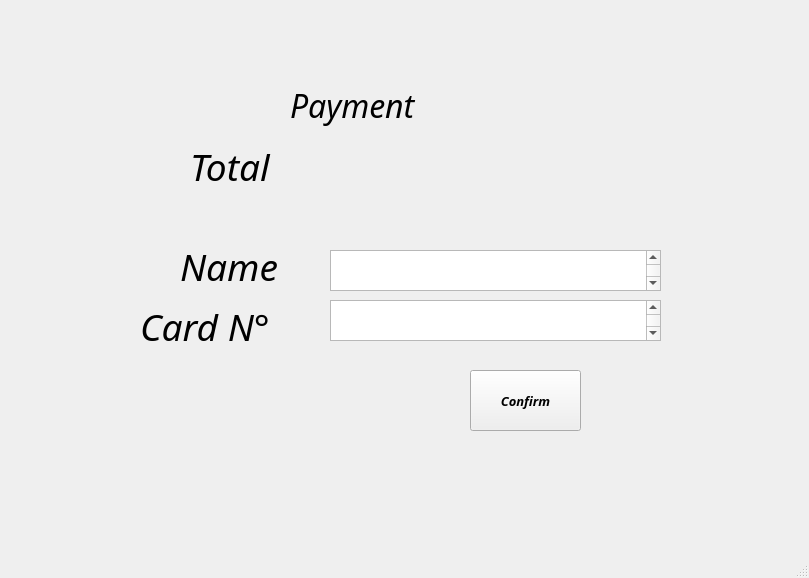
<?xml version="1.0" encoding="UTF-8"?>
<ui version="4.0">
 <class>MainWindow</class>
 <widget class="QMainWindow" name="MainWindow">
  <property name="geometry">
   <rect>
    <x>0</x>
    <y>0</y>
    <width>809</width>
    <height>578</height>
   </rect>
  </property>
  <property name="windowTitle">
   <string>MainWindow</string>
  </property>
  <widget class="QWidget" name="centralwidget">
   <widget class="QStackedWidget" name="stackedWidget">
    <property name="geometry">
     <rect>
      <x>10</x>
      <y>10</y>
      <width>771</width>
      <height>501</height>
     </rect>
    </property>
    <property name="currentIndex">
     <number>1</number>
    </property>
    <widget class="QWidget" name="page">
     <widget class="QLabel" name="label_4">
      <property name="geometry">
       <rect>
        <x>150</x>
        <y>232</y>
        <width>93</width>
        <height>52</height>
       </rect>
      </property>
      <property name="font">
       <font>
        <family>Monotype Corsiva</family>
        <pointsize>28</pointsize>
        <italic>true</italic>
       </font>
      </property>
      <property name="text">
       <string>Pepsi</string>
      </property>
     </widget>
     <widget class="QLabel" name="label_7">
      <property name="geometry">
       <rect>
        <x>262</x>
        <y>171</y>
        <width>130</width>
        <height>52</height>
       </rect>
      </property>
      <property name="font">
       <font>
        <family>Monotype Corsiva</family>
        <pointsize>28</pointsize>
        <italic>true</italic>
       </font>
      </property>
      <property name="text">
       <string>1.3 DT</string>
      </property>
     </widget>
     <widget class="QLabel" name="label_6">
      <property name="geometry">
       <rect>
        <x>239</x>
        <y>110</y>
        <width>130</width>
        <height>52</height>
       </rect>
      </property>
      <property name="font">
       <font>
        <family>Monotype Corsiva</family>
        <pointsize>28</pointsize>
        <italic>true</italic>
       </font>
      </property>
      <property name="text">
       <string>1.3 DT</string>
      </property>
     </widget>
     <widget class="QLabel" name="label">
      <property name="geometry">
       <rect>
        <x>268</x>
        <y>18</y>
        <width>151</width>
        <height>51</height>
       </rect>
      </property>
      <property name="font">
       <font>
        <family>Monotype Corsiva</family>
        <pointsize>28</pointsize>
        <italic>true</italic>
       </font>
      </property>
      <property name="text">
       <string>STORE</string>
      </property>
     </widget>
     <widget class="QLabel" name="label_8">
      <property name="geometry">
       <rect>
        <x>250</x>
        <y>232</y>
        <width>130</width>
        <height>52</height>
       </rect>
      </property>
      <property name="font">
       <font>
        <family>Monotype Corsiva</family>
        <pointsize>28</pointsize>
        <italic>true</italic>
       </font>
      </property>
      <property name="text">
       <string>1.7 DT</string>
      </property>
     </widget>
     <widget class="QPushButton" name="pushButton_4">
      <property name="geometry">
       <rect>
        <x>458</x>
        <y>178</y>
        <width>101</width>
        <height>41</height>
       </rect>
      </property>
      <property name="font">
       <font>
        <family>Segoe Script</family>
        <pointsize>10</pointsize>
        <bold>true</bold>
       </font>
      </property>
      <property name="text">
       <string>ADD</string>
      </property>
     </widget>
     <widget class="QPushButton" name="pushButton_3">
      <property name="geometry">
       <rect>
        <x>458</x>
        <y>238</y>
        <width>101</width>
        <height>41</height>
       </rect>
      </property>
      <property name="font">
       <font>
        <family>Segoe Script</family>
        <pointsize>10</pointsize>
        <bold>true</bold>
       </font>
      </property>
      <property name="text">
       <string>ADD</string>
      </property>
     </widget>
     <widget class="QPushButton" name="ViewCart">
      <property name="geometry">
       <rect>
        <x>278</x>
        <y>378</y>
        <width>181</width>
        <height>81</height>
       </rect>
      </property>
      <property name="font">
       <font>
        <family>Segoe Print</family>
        <pointsize>10</pointsize>
        <bold>true</bold>
       </font>
      </property>
      <property name="text">
       <string>View Cart</string>
      </property>
     </widget>
     <widget class="QLabel" name="label_5">
      <property name="geometry">
       <rect>
        <x>150</x>
        <y>293</y>
        <width>101</width>
        <height>52</height>
       </rect>
      </property>
      <property name="font">
       <font>
        <family>Monotype Corsiva</family>
        <pointsize>28</pointsize>
        <italic>true</italic>
       </font>
      </property>
      <property name="text">
       <string>Sprite</string>
      </property>
     </widget>
     <widget class="QPushButton" name="pushButton">
      <property name="geometry">
       <rect>
        <x>458</x>
        <y>298</y>
        <width>101</width>
        <height>41</height>
       </rect>
      </property>
      <property name="font">
       <font>
        <family>Segoe Print</family>
        <pointsize>10</pointsize>
        <bold>true</bold>
       </font>
      </property>
      <property name="text">
       <string>ADD</string>
      </property>
     </widget>
     <widget class="QLabel" name="label_3">
      <property name="geometry">
       <rect>
        <x>150</x>
        <y>171</y>
        <width>105</width>
        <height>52</height>
       </rect>
      </property>
      <property name="font">
       <font>
        <family>Monotype Corsiva</family>
        <pointsize>28</pointsize>
        <italic>true</italic>
       </font>
      </property>
      <property name="text">
       <string>Fanta</string>
      </property>
     </widget>
     <widget class="QPushButton" name="pushButton_2">
      <property name="geometry">
       <rect>
        <x>458</x>
        <y>118</y>
        <width>101</width>
        <height>41</height>
       </rect>
      </property>
      <property name="font">
       <font>
        <family>Segoe Script</family>
        <pointsize>10</pointsize>
        <bold>true</bold>
       </font>
      </property>
      <property name="text">
       <string>ADD</string>
      </property>
     </widget>
     <widget class="QLabel" name="label_9">
      <property name="geometry">
       <rect>
        <x>258</x>
        <y>293</y>
        <width>130</width>
        <height>52</height>
       </rect>
      </property>
      <property name="font">
       <font>
        <family>Monotype Corsiva</family>
        <pointsize>28</pointsize>
        <italic>true</italic>
       </font>
      </property>
      <property name="text">
       <string>1.5 DT</string>
      </property>
     </widget>
     <widget class="QLabel" name="label_2">
      <property name="geometry">
       <rect>
        <x>150</x>
        <y>110</y>
        <width>82</width>
        <height>52</height>
       </rect>
      </property>
      <property name="font">
       <font>
        <family>Monotype Corsiva</family>
        <pointsize>28</pointsize>
        <italic>true</italic>
       </font>
      </property>
      <property name="text">
       <string>Coke</string>
      </property>
     </widget>
     <zorder>label_4</zorder>
     <zorder>label_7</zorder>
     <zorder>label_6</zorder>
     <zorder>label</zorder>
     <zorder>label_8</zorder>
     <zorder>pushButton_4</zorder>
     <zorder>pushButton_3</zorder>
     <zorder>label_5</zorder>
     <zorder>pushButton</zorder>
     <zorder>label_3</zorder>
     <zorder>pushButton_2</zorder>
     <zorder>label_9</zorder>
     <zorder>label_2</zorder>
     <zorder>ViewCart</zorder>
    </widget>
    <widget class="QWidget" name="page_3">
     <property name="font">
      <font>
       <family>Monotype Corsiva</family>
       <pointsize>26</pointsize>
       <italic>true</italic>
      </font>
     </property>
     <widget class="QLabel" name="label_11">
      <property name="geometry">
       <rect>
        <x>280</x>
        <y>50</y>
        <width>181</width>
        <height>91</height>
       </rect>
      </property>
      <property name="font">
       <font>
        <family>Monotype Corsiva</family>
        <pointsize>24</pointsize>
        <italic>true</italic>
       </font>
      </property>
      <property name="text">
       <string>Payment</string>
      </property>
     </widget>
     <widget class="QPushButton" name="Confirm">
      <property name="geometry">
       <rect>
        <x>460</x>
        <y>360</y>
        <width>111</width>
        <height>61</height>
       </rect>
      </property>
      <property name="font">
       <font>
        <family>Segoe Script</family>
        <pointsize>10</pointsize>
        <italic>true</italic>
        <bold>true</bold>
       </font>
      </property>
      <property name="text">
       <string>Confirm</string>
      </property>
     </widget>
     <widget class="QLabel" name="PricePay">
      <property name="geometry">
       <rect>
        <x>410</x>
        <y>130</y>
        <width>121</width>
        <height>52</height>
       </rect>
      </property>
      <property name="font">
       <font>
        <family>Monotype Corsiva</family>
        <pointsize>28</pointsize>
        <italic>true</italic>
       </font>
      </property>
      <property name="text">
       <string/>
      </property>
     </widget>
     <widget class="QLabel" name="label_14">
      <property name="geometry">
       <rect>
        <x>180</x>
        <y>130</y>
        <width>121</width>
        <height>52</height>
       </rect>
      </property>
      <property name="font">
       <font>
        <family>Monotype Corsiva</family>
        <pointsize>28</pointsize>
        <italic>true</italic>
       </font>
      </property>
      <property name="text">
       <string>Total</string>
      </property>
     </widget>
     <widget class="QLabel" name="label_15">
      <property name="geometry">
       <rect>
        <x>170</x>
        <y>230</y>
        <width>121</width>
        <height>52</height>
       </rect>
      </property>
      <property name="font">
       <font>
        <family>Monotype Corsiva</family>
        <pointsize>28</pointsize>
        <italic>true</italic>
       </font>
      </property>
      <property name="text">
       <string>Name</string>
      </property>
     </widget>
     <widget class="QLabel" name="label_16">
      <property name="geometry">
       <rect>
        <x>130</x>
        <y>290</y>
        <width>151</width>
        <height>52</height>
       </rect>
      </property>
      <property name="font">
       <font>
        <family>Monotype Corsiva</family>
        <pointsize>28</pointsize>
        <italic>true</italic>
       </font>
      </property>
      <property name="text">
       <string>Card N°</string>
      </property>
     </widget>
     <widget class="QTextEdit" name="textEditName">
      <property name="geometry">
       <rect>
        <x>320</x>
        <y>240</y>
        <width>331</width>
        <height>41</height>
       </rect>
      </property>
     </widget>
     <widget class="QTextEdit" name="textEditConfirm">
      <property name="geometry">
       <rect>
        <x>320</x>
        <y>290</y>
        <width>331</width>
        <height>41</height>
       </rect>
      </property>
     </widget>
    </widget>
    <widget class="QWidget" name="page_4">
     <widget class="QLabel" name="label_12">
      <property name="geometry">
       <rect>
        <x>201</x>
        <y>131</y>
        <width>317</width>
        <height>83</height>
       </rect>
      </property>
      <property name="font">
       <font>
        <family>Monotype Corsiva</family>
        <pointsize>48</pointsize>
        <italic>true</italic>
       </font>
      </property>
      <property name="text">
       <string>Thank You</string>
      </property>
     </widget>
     <widget class="QPushButton" name="New">
      <property name="geometry">
       <rect>
        <x>201</x>
        <y>219</y>
        <width>311</width>
        <height>61</height>
       </rect>
      </property>
      <property name="font">
       <font>
        <family>Segoe Script</family>
        <pointsize>10</pointsize>
        <italic>true</italic>
        <bold>true</bold>
       </font>
      </property>
      <property name="text">
       <string>New</string>
      </property>
     </widget>
    </widget>
    <widget class="QWidget" name="page_2">
     <property name="toolTipDuration">
      <number>-4</number>
     </property>
     <widget class="QLabel" name="label_10">
      <property name="geometry">
       <rect>
        <x>220</x>
        <y>10</y>
        <width>241</width>
        <height>71</height>
       </rect>
      </property>
      <property name="font">
       <font>
        <family>Monotype Corsiva</family>
        <pointsize>24</pointsize>
        <italic>true</italic>
       </font>
      </property>
      <property name="text">
       <string>Items in Cart</string>
      </property>
     </widget>
     <widget class="QListWidget" name="CART">
      <property name="geometry">
       <rect>
        <x>150</x>
        <y>100</y>
        <width>381</width>
        <height>231</height>
       </rect>
      </property>
     </widget>
     <widget class="QLabel" name="label_13">
      <property name="geometry">
       <rect>
        <x>150</x>
        <y>340</y>
        <width>121</width>
        <height>52</height>
       </rect>
      </property>
      <property name="font">
       <font>
        <family>Monotype Corsiva</family>
        <pointsize>28</pointsize>
        <italic>true</italic>
       </font>
      </property>
      <property name="text">
       <string>Total</string>
      </property>
     </widget>
     <widget class="QLabel" name="TotalPrice">
      <property name="geometry">
       <rect>
        <x>380</x>
        <y>340</y>
        <width>121</width>
        <height>52</height>
       </rect>
      </property>
      <property name="font">
       <font>
        <family>Monotype Corsiva</family>
        <pointsize>28</pointsize>
        <italic>true</italic>
       </font>
      </property>
      <property name="text">
       <string/>
      </property>
     </widget>
     <widget class="QPushButton" name="Pay">
      <property name="geometry">
       <rect>
        <x>440</x>
        <y>410</y>
        <width>101</width>
        <height>51</height>
       </rect>
      </property>
      <property name="font">
       <font>
        <family>Segoe Script</family>
        <pointsize>10</pointsize>
        <bold>true</bold>
       </font>
      </property>
      <property name="text">
       <string>Pay</string>
      </property>
     </widget>
     <widget class="QPushButton" name="BackToSelection">
      <property name="geometry">
       <rect>
        <x>150</x>
        <y>410</y>
        <width>101</width>
        <height>51</height>
       </rect>
      </property>
      <property name="font">
       <font>
        <family>Segoe Script</family>
        <pointsize>10</pointsize>
        <bold>true</bold>
       </font>
      </property>
      <property name="text">
       <string>Back</string>
      </property>
     </widget>
    </widget>
   </widget>
  </widget>
  <widget class="QMenuBar" name="menubar">
   <property name="geometry">
    <rect>
     <x>0</x>
     <y>0</y>
     <width>809</width>
     <height>25</height>
    </rect>
   </property>
   <property name="font">
    <font>
     <italic>true</italic>
     <bold>true</bold>
    </font>
   </property>
  </widget>
  <widget class="QStatusBar" name="statusbar">
   <property name="font">
    <font>
     <italic>true</italic>
     <bold>true</bold>
    </font>
   </property>
  </widget>
 </widget>
 <resources/>
 <connections/>
</ui>
